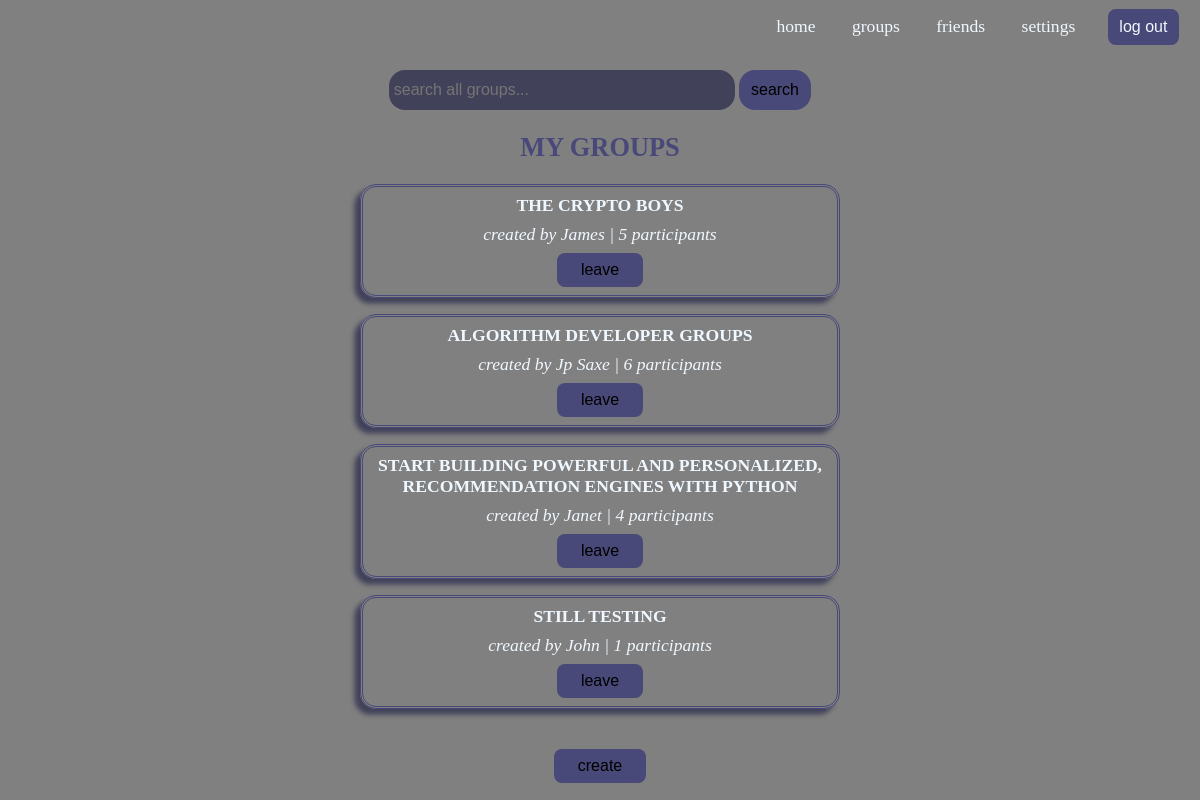
/groups/ (signed in), run on an earlier commit of the app's database.
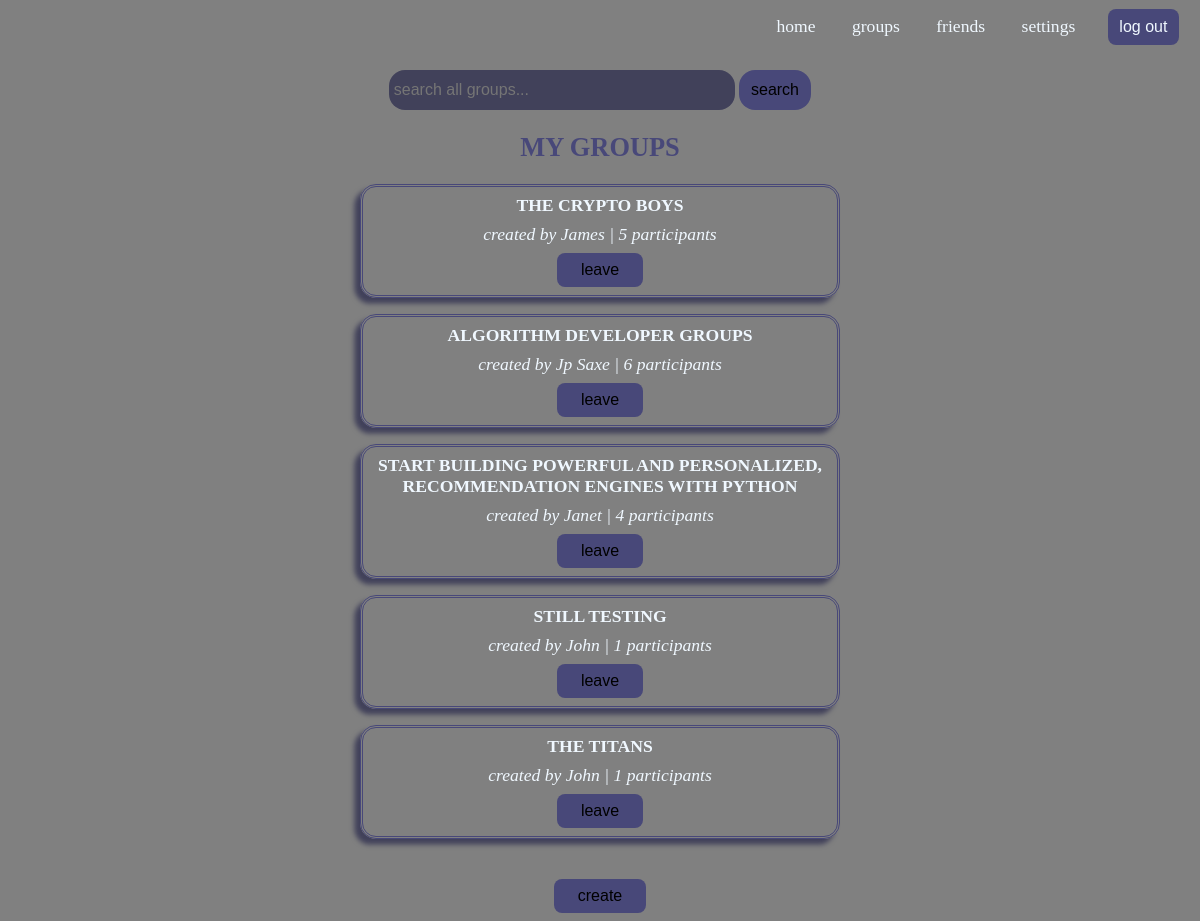
And on a later commit of the database.
### base/models.py (models this page shows)
class groupstable(models.Model):
    owner = models.ForeignKey(Profiles,on_delete=models.CASCADE)
    title = models.CharField(max_length=200,default='JUST CREATED!')
    participants = models.ManyToManyField(Profiles,related_name='group_participants',blank=True)

class Profiles(models.Model):
    user = models.ForeignKey(User,on_delete=models.CASCADE)
    name = models.CharField(max_length=50,default='None')
    profile_pics = models.ImageField(upload_to='profile_images',default='image.jpg')
    date_joined = models.DateTimeField(auto_now_add=True)
    about = models.CharField(max_length=50, default='Hi')
    user_friends = models.ManyToManyField('friends',related_name='my_friends', blank=True)

### base/views.py (the view)
# urls.py: path('groups/', views.all_groups, name='all_groups' ),
@login_required(login_url='/signin')
def all_groups(request):
    user = Profiles.objects.get(name=request.user.username)
    groups_data = groupstable.objects.filter(participants=user)
    query_track = False
    query = request.GET.get('q')
    q = query if query else ''
    if query:
        groups_data = groupstable.objects.filter(Q(title__icontains=q)) #| Q(groupmessages__message_body__icontains=q))
        query_track = True
    context = {'groups_data':groups_data,'query_track':query_track,'user':user}
    return render(request,'groupsquerypage.html',context=context)

### base/templates/groupsquerypage.html
{% extends 'base.html' %}
{% load static %}
{% block content %}
<div class="groupsquerypage">
    <form action="{% url 'all_groups' %}" method="get">
        <input type="text" name="q" placeholder="search all groups...">
        <input class="submit-query" type="submit" value="search">
    </form>
    {% if query_track %}
        <h2>SEARCH RESULTS</h2>
    {% else %}
        <h2>MY GROUPS</h2>
    {% endif %}
    {% for groups in groups_data %}
        <a href="{% url 'groups' groups.id %}" style="text-decoration: none; color: aliceblue;">
            <div class="group-wrapper">
                <span class="group-title">{{ groups.title }}</span>
                <div class="group-center-elements">
                    <i><span>created by {{ groups.owner.name }}</span> | <span>{{ groups.participants.count }} participants</span></i>
                </div>
                <div>
                    {% if user in groups.participants.all %}
                        <a href="{% url 'leave_group' groups.id %}">
                            <button class="group-button">leave</button>
                        </a>
                    {% else %}
                        <a href="{% url 'join_group' groups.id %}">
                            <button class="group-button">join</button>
                        </a>
                    {% endif %}
                    <br>
                </div>
            </div>
        </a>
    {% endfor %}
    <a href="{% url 'groupcreationpage' %}"><button class="create-group">create</button></a>
</div>
{% endblock %}

### base/templates/base.html (shortened to what this page needs)
<!DOCTYPE html>
{% load static %}
<html lang="en">
<head>
    <link rel="stylesheet" href="{% static 'webfiles/style.css' %}">
</head>
<body>
    {% if request.user.is_authenticated %}
        <div class="nav-bar">
            <a href="{% url 'home' %}"><span>home</span></a>
            <a href="{% url 'all_groups' %}"><span>groups</span></a>
            <a href="{% url 'all_friends' %}"><span>friends</span></a>
            <a href="{% url 'settings' %}"><span>settings</span></a>
            <a href="{% url 'signout' %}"><input type="button" value="log out"></a>
        </div>
    {% endif %}
    <div class="sub-body">
        {% block content %}
        {% endblock %}
    </div>
</body>
</html>

### base/static/webfiles/style.css (style rules this page uses)
body { padding: 0; margin: 0; background-color: gray; font-size: 1.1rem; color: aliceblue; }
.nav-bar { width: 100%; text-align: right; padding: 0.75%; margin-bottom: 2vh; box-sizing: border-box; }
.nav-bar span { margin: 0 1rem 0 1rem; }
.nav-bar a { color: aliceblue; text-decoration: none; }
.nav-bar input { padding: 0.55rem 1% 0.55rem 1%; font-size: 1rem; margin:0 1% 0 1%; border-radius: 0.5rem; background-color: #484879; border: none; color: aliceblue; }
.groupsquerypage { margin: 1vh 30% 1vh 30%; box-sizing: border-box; max-width: 100%; text-align: center; }
.groupsquerypage h2 { color: #484879; }
.groupsquerypage input { width: 70%; height:2.5rem; font-size: 1rem; background-color: #41415a; border: none; border-radius: 1rem; padding: 0 1% 0 1%; }
.groupsquerypage .submit-query { width: 15%; height: 2.5rem; background-color: #484879; border: none; border-radius: 1rem; }
.groupsquerypage .group-wrapper { width: 100%; border-style: double; border-color: #484879; padding: 0.5rem 2% 0.5rem 2%; box-sizing: border-box; width: 100%; border-radius: 1rem; box-shadow: -0.35rem 0.35rem 0.35rem #41415a; margin: 1rem 0 1rem 0; }
.groupsquerypage .group-wrapper .group-title { text-transform: uppercase; font-weight: bold; }
.groupsquerypage .group-wrapper .group-center-elements { margin: 0.5rem 0 0.5rem 0; }
.groupsquerypage .group-wrapper .group-button { padding: 0.5rem 1.5rem 0.5rem 1.5rem; background-color: #484879; border: none; border-radius: 0.5rem; font-size: 1rem; }
.create-group { padding: 0.5rem 1.5rem 0.5rem 1.5rem; background-color: #484879; border: none; border-radius: 0.5rem; font-size: 1rem; margin-top: 1.5rem; }

What changed in the data, as far as the page shows it:
added groupstable: title "THE TITANS", owner.name "John", participants.count "1", shows "leave"
